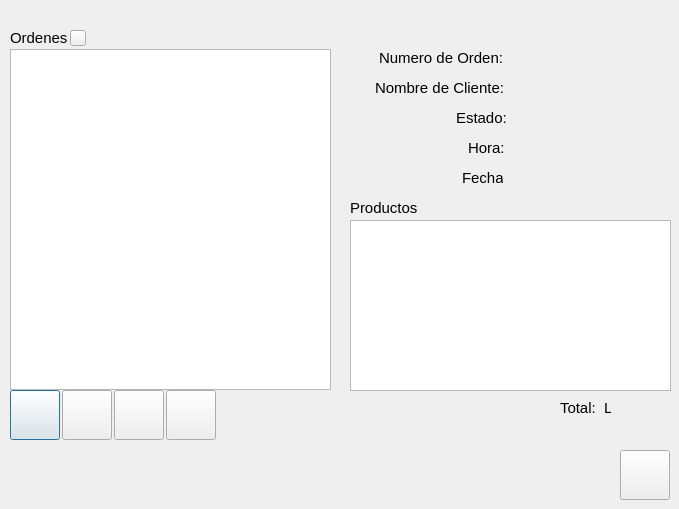
<?xml version="1.0" encoding="UTF-8"?>
<ui version="4.0">
 <class>ModificarOrden</class>
 <widget class="QDialog" name="ModificarOrden">
  <property name="geometry">
   <rect>
    <x>0</x>
    <y>0</y>
    <width>679</width>
    <height>509</height>
   </rect>
  </property>
  <property name="windowTitle">
   <string>Ordenes</string>
  </property>
  <widget class="QListWidget" name="list_ordenes">
   <property name="geometry">
    <rect>
     <x>10</x>
     <y>49</y>
     <width>321</width>
     <height>341</height>
    </rect>
   </property>
   <property name="font">
    <font>
     <pointsize>11</pointsize>
    </font>
   </property>
  </widget>
  <widget class="QLabel" name="label_13">
   <property name="geometry">
    <rect>
     <x>456</x>
     <y>110</y>
     <width>61</width>
     <height>16</height>
    </rect>
   </property>
   <property name="font">
    <font>
     <pointsize>11</pointsize>
    </font>
   </property>
   <property name="text">
    <string>Estado:</string>
   </property>
  </widget>
  <widget class="QLabel" name="label_11">
   <property name="geometry">
    <rect>
     <x>379</x>
     <y>50</y>
     <width>127</width>
     <height>16</height>
    </rect>
   </property>
   <property name="font">
    <font>
     <pointsize>11</pointsize>
    </font>
   </property>
   <property name="text">
    <string>Numero de Orden:</string>
   </property>
  </widget>
  <widget class="QLabel" name="label_estado">
   <property name="geometry">
    <rect>
     <x>510</x>
     <y>110</y>
     <width>161</width>
     <height>20</height>
    </rect>
   </property>
   <property name="font">
    <font>
     <pointsize>11</pointsize>
    </font>
   </property>
   <property name="text">
    <string/>
   </property>
  </widget>
  <widget class="QLabel" name="label_15">
   <property name="geometry">
    <rect>
     <x>468</x>
     <y>140</y>
     <width>41</width>
     <height>16</height>
    </rect>
   </property>
   <property name="font">
    <font>
     <pointsize>11</pointsize>
    </font>
   </property>
   <property name="text">
    <string>Hora:</string>
   </property>
  </widget>
  <widget class="QLabel" name="label_hora">
   <property name="geometry">
    <rect>
     <x>510</x>
     <y>140</y>
     <width>161</width>
     <height>20</height>
    </rect>
   </property>
   <property name="font">
    <font>
     <pointsize>11</pointsize>
    </font>
   </property>
   <property name="text">
    <string/>
   </property>
  </widget>
  <widget class="QLabel" name="label_12">
   <property name="geometry">
    <rect>
     <x>375</x>
     <y>80</y>
     <width>131</width>
     <height>16</height>
    </rect>
   </property>
   <property name="font">
    <font>
     <pointsize>11</pointsize>
    </font>
   </property>
   <property name="text">
    <string>Nombre de Cliente:</string>
   </property>
  </widget>
  <widget class="QLabel" name="label_orden">
   <property name="geometry">
    <rect>
     <x>510</x>
     <y>50</y>
     <width>161</width>
     <height>20</height>
    </rect>
   </property>
   <property name="font">
    <font>
     <pointsize>11</pointsize>
    </font>
   </property>
   <property name="text">
    <string/>
   </property>
  </widget>
  <widget class="QLabel" name="label_cliente">
   <property name="geometry">
    <rect>
     <x>510</x>
     <y>80</y>
     <width>161</width>
     <height>20</height>
    </rect>
   </property>
   <property name="font">
    <font>
     <pointsize>11</pointsize>
    </font>
   </property>
   <property name="text">
    <string/>
   </property>
  </widget>
  <widget class="QLabel" name="label_16">
   <property name="geometry">
    <rect>
     <x>462</x>
     <y>170</y>
     <width>41</width>
     <height>16</height>
    </rect>
   </property>
   <property name="font">
    <font>
     <pointsize>11</pointsize>
    </font>
   </property>
   <property name="text">
    <string>Fecha:</string>
   </property>
  </widget>
  <widget class="QLabel" name="label_fecha">
   <property name="geometry">
    <rect>
     <x>510</x>
     <y>170</y>
     <width>161</width>
     <height>20</height>
    </rect>
   </property>
   <property name="font">
    <font>
     <pointsize>11</pointsize>
    </font>
   </property>
   <property name="text">
    <string/>
   </property>
  </widget>
  <widget class="QLabel" name="label_17">
   <property name="geometry">
    <rect>
     <x>560</x>
     <y>400</y>
     <width>51</width>
     <height>16</height>
    </rect>
   </property>
   <property name="font">
    <font>
     <pointsize>11</pointsize>
    </font>
   </property>
   <property name="text">
    <string>Total:  L</string>
   </property>
  </widget>
  <widget class="QLabel" name="label_total">
   <property name="geometry">
    <rect>
     <x>620</x>
     <y>400</y>
     <width>51</width>
     <height>16</height>
    </rect>
   </property>
   <property name="font">
    <font>
     <pointsize>11</pointsize>
    </font>
   </property>
   <property name="text">
    <string/>
   </property>
  </widget>
  <widget class="QPushButton" name="butt_seleccionar">
   <property name="geometry">
    <rect>
     <x>10</x>
     <y>390</y>
     <width>50</width>
     <height>50</height>
    </rect>
   </property>
   <property name="font">
    <font>
     <pointsize>12</pointsize>
    </font>
   </property>
   <property name="text">
    <string/>
   </property>
   <property name="iconSize">
    <size>
     <width>40</width>
     <height>40</height>
    </size>
   </property>
  </widget>
  <widget class="QPushButton" name="butt_mod_prods">
   <property name="geometry">
    <rect>
     <x>70</x>
     <y>30</y>
     <width>16</width>
     <height>16</height>
    </rect>
   </property>
   <property name="text">
    <string/>
   </property>
  </widget>
  <widget class="QPushButton" name="butt_eliminar">
   <property name="geometry">
    <rect>
     <x>62</x>
     <y>390</y>
     <width>50</width>
     <height>50</height>
    </rect>
   </property>
   <property name="font">
    <font>
     <pointsize>12</pointsize>
    </font>
   </property>
   <property name="text">
    <string/>
   </property>
   <property name="iconSize">
    <size>
     <width>40</width>
     <height>40</height>
    </size>
   </property>
  </widget>
  <widget class="QPushButton" name="butt_pagar">
   <property name="geometry">
    <rect>
     <x>114</x>
     <y>390</y>
     <width>50</width>
     <height>50</height>
    </rect>
   </property>
   <property name="font">
    <font>
     <pointsize>12</pointsize>
    </font>
   </property>
   <property name="text">
    <string/>
   </property>
   <property name="iconSize">
    <size>
     <width>40</width>
     <height>40</height>
    </size>
   </property>
  </widget>
  <widget class="QPushButton" name="butt_cancelar">
   <property name="geometry">
    <rect>
     <x>620</x>
     <y>450</y>
     <width>50</width>
     <height>50</height>
    </rect>
   </property>
   <property name="font">
    <font>
     <pointsize>12</pointsize>
    </font>
   </property>
   <property name="text">
    <string/>
   </property>
   <property name="iconSize">
    <size>
     <width>40</width>
     <height>40</height>
    </size>
   </property>
  </widget>
  <widget class="QPushButton" name="butt_end">
   <property name="geometry">
    <rect>
     <x>166</x>
     <y>390</y>
     <width>50</width>
     <height>50</height>
    </rect>
   </property>
   <property name="font">
    <font>
     <pointsize>12</pointsize>
    </font>
   </property>
   <property name="text">
    <string/>
   </property>
   <property name="iconSize">
    <size>
     <width>40</width>
     <height>40</height>
    </size>
   </property>
  </widget>
  <widget class="QListWidget" name="list_productos">
   <property name="geometry">
    <rect>
     <x>350</x>
     <y>220</y>
     <width>321</width>
     <height>171</height>
    </rect>
   </property>
   <property name="font">
    <font>
     <pointsize>11</pointsize>
    </font>
   </property>
  </widget>
  <widget class="QLabel" name="label_14">
   <property name="geometry">
    <rect>
     <x>10</x>
     <y>30</y>
     <width>127</width>
     <height>16</height>
    </rect>
   </property>
   <property name="font">
    <font>
     <pointsize>11</pointsize>
    </font>
   </property>
   <property name="text">
    <string>Ordenes</string>
   </property>
  </widget>
  <widget class="QLabel" name="label_18">
   <property name="geometry">
    <rect>
     <x>350</x>
     <y>200</y>
     <width>141</width>
     <height>16</height>
    </rect>
   </property>
   <property name="font">
    <font>
     <pointsize>11</pointsize>
    </font>
   </property>
   <property name="text">
    <string>Productos</string>
   </property>
  </widget>
 </widget>
 <resources/>
 <connections>
  <connection>
   <sender>list_ordenes</sender>
   <signal>itemClicked(QListWidgetItem*)</signal>
   <receiver>butt_mod_prods</receiver>
   <slot>click()</slot>
   <hints>
    <hint type="sourcelabel">
     <x>164</x>
     <y>234</y>
    </hint>
    <hint type="destinationlabel">
     <x>17</x>
     <y>67</y>
    </hint>
   </hints>
  </connection>
 </connections>
</ui>
